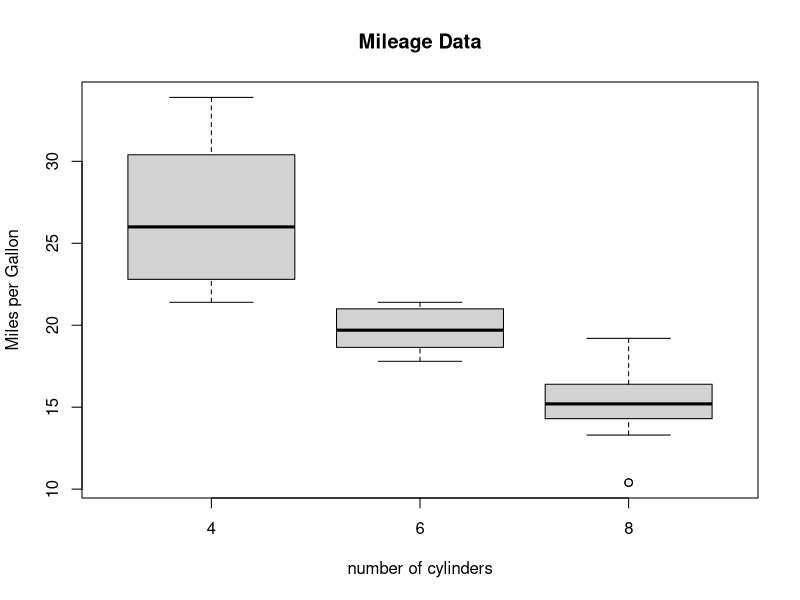

Source code (R):
subset_df <-subset(mtcars,subset = cyl == 4)
subset_df2  <-subset(mtcars,subset = cyl == 6)
subset_df3  <-subset(mtcars,subset = cyl == 8)

cat ("\n cars with 4 cylinders \n")
cat ("-------------------------\n")
print(subset_df)

cat("\n five number summary of mpg values\n")
cat("------------------------------------\n")


print(fivenum (subset_df3$mpg))

cat("\n cars with 6 cylinders\n")

cat("------------------------\n")
print(subset_df2)

cat("\n five number summary of mpg values\n")

cat("------------------------------------\n")

print(fivenum(subset_df2$mpg))

cat("\n cars with 8 cylinders\n")

cat("------------------------\n")

print(subset_df3)
cat("\n five number summary of mpg values\n")

cat("------------------------------------\n")
print(fivenum (subset_df3$mpg))
boxplot(mpg ~ cyl,
        data = mtcars,
        xlab = "number of cylinders",
        ylab = "Miles per Gallon",
        main = "Mileage Data")
